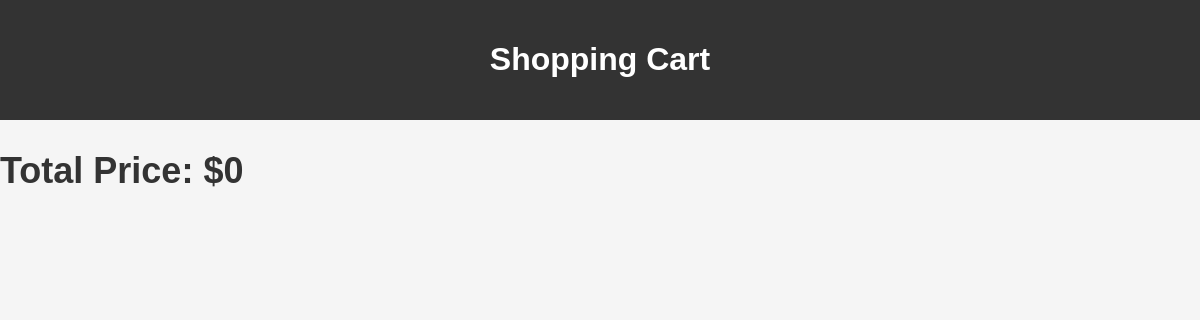
Before: /showcart/2 with the older database file.
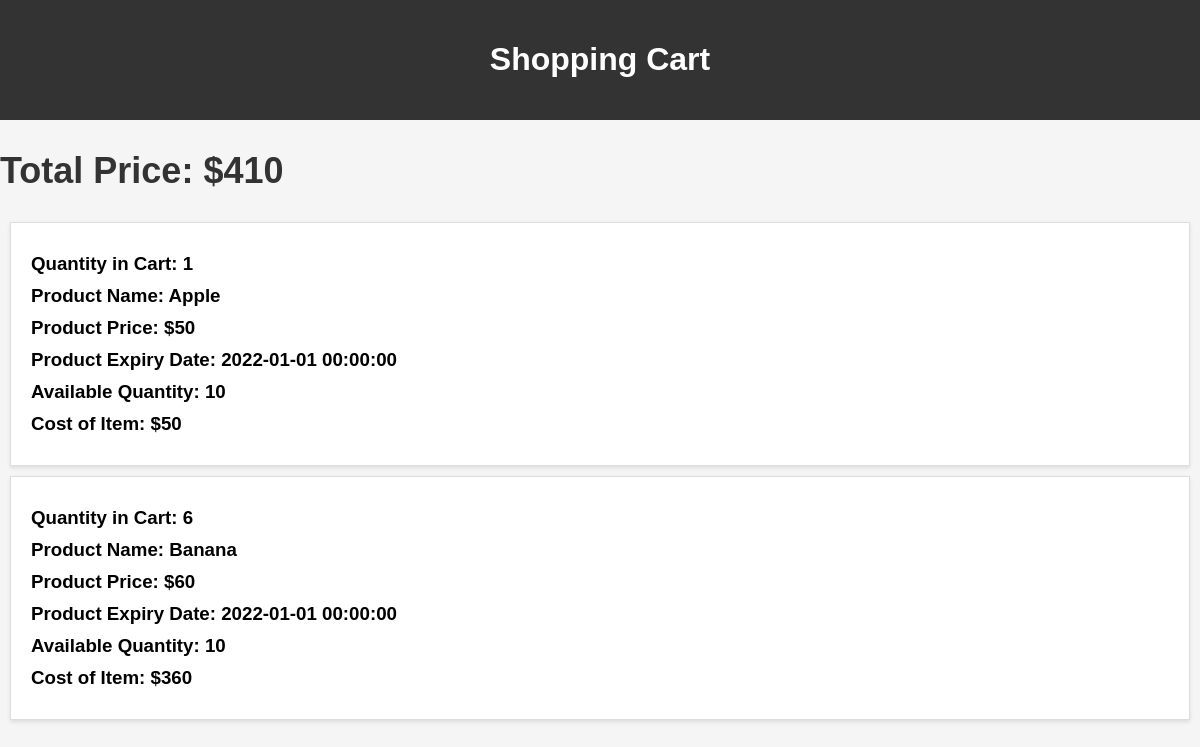
After: the same page with the newer database file.
### main.py (models this page shows)
class Cart(db.Model):
    id= db.Column(db.Integer, primary_key = True, autoincrement=True)
    user_id = db.Column(db.Integer, db.ForeignKey('user.id'), nullable=False)  # Define a foreign key to establish the relationship
    product_id = db.Column(db.Integer, db.ForeignKey('product.id'), nullable=False)  # Define a foreign key to establish the relationship
    quantity = db.Column(db.Integer, nullable = False)
    date_created = db.Column(db.DateTime , default = datetime.now())
    is_purchased = db.Column(db.Integer, default= 0)
    car_product = relationship('Product', backref='cart', lazy=True)

class Product(db.Model):
        id = db.Column(db.Integer, primary_key = True, autoincrement=True)
        name = db.Column(db.String(200), nullable = False)
        price = db.Column(db.Integer, nullable = False)
        expiry_date = db.Column(db.DateTime , default = datetime.now())
        quantity_available = db.Column(db.Integer, nullable = False)
        section_id = db.Column(db.Integer, db.ForeignKey('section.id'), nullable=False)  # Define a foreign key to establish the relationship
        description = db.Column(db.String(200), nullable = False)

### main.py (the view)
@app.route('/showcart/<int:user_id>', methods=['GET', 'POST'])
def showcart(user_id):
    user=User.query.get_or_404(user_id)
    cart_items=Cart.query.filter_by(user_id=user_id).all()
    Total=0
    for item in cart_items:
        Total+=item.quantity*item.car_product.price
    return render_template('showcart.html',user=user,cart_items=cart_items,Total=Total)

### templates/showcart.html (shortened to what this page needs)
<!DOCTYPE html>
<html lang="en">
<head>
</head>
<body>
    <header>
        <h1>Shopping Cart</h1>
    </header>
    <div class="total-price">
        <h2>Total Price: ${{ Total }}</h2>
    </div>
    {% for item in cart_items %}
        <div class="cart-item">
            <h3>Quantity in Cart: {{ item.quantity }}</h3>
            <h3>Product Name: {{ item.car_product.name }}</h3>
            <h3>Product Price: ${{ item.car_product.price }}</h3>
            <h3>Product Expiry Date: {{ item.car_product.expiry_date }}</h3>
            <h3>Available Quantity: {{ item.car_product.quantity_available }}</h3>
            <h3>Cost of Item: ${{ item.quantity * item.car_product.price }}</h3>
        </div>
    {% endfor %}
</body>
</html>

### templates/showcart.html (style rules this page uses)
body { font-family: Arial, sans-serif; background-color: #f5f5f5; margin: 0; padding: 0; }
header { background-color: #333; color: #fff; padding: 20px; text-align: center; }
.cart-item { background-color: #fff; border: 1px solid #ddd; margin: 10px; padding: 20px; box-shadow: 0 2px 4px rgba(0, 0, 0, 0.1); }
h2 { color: #333; }
h3 { margin: 10px 0; }
.total-price { font-size: 24px; font-weight: bold; margin-top: 20px; }

Changed rows visible on the page:
added Cart: quantity "1", car_product.name "Apple", car_product.price "50", car_product.expiry_date "2022-01-01 00:00:00", car_product.quantity_available "10", item.quantity*item.car_product.price "50"
added Cart: quantity "6", car_product.name "Banana", car_product.price "60", car_product.expiry_date "2022-01-01 00:00:00", car_product.quantity_available "10", item.quantity*item.car_product.price "360"
Other visible differences:
{{ Total }}: "0" → "410"
